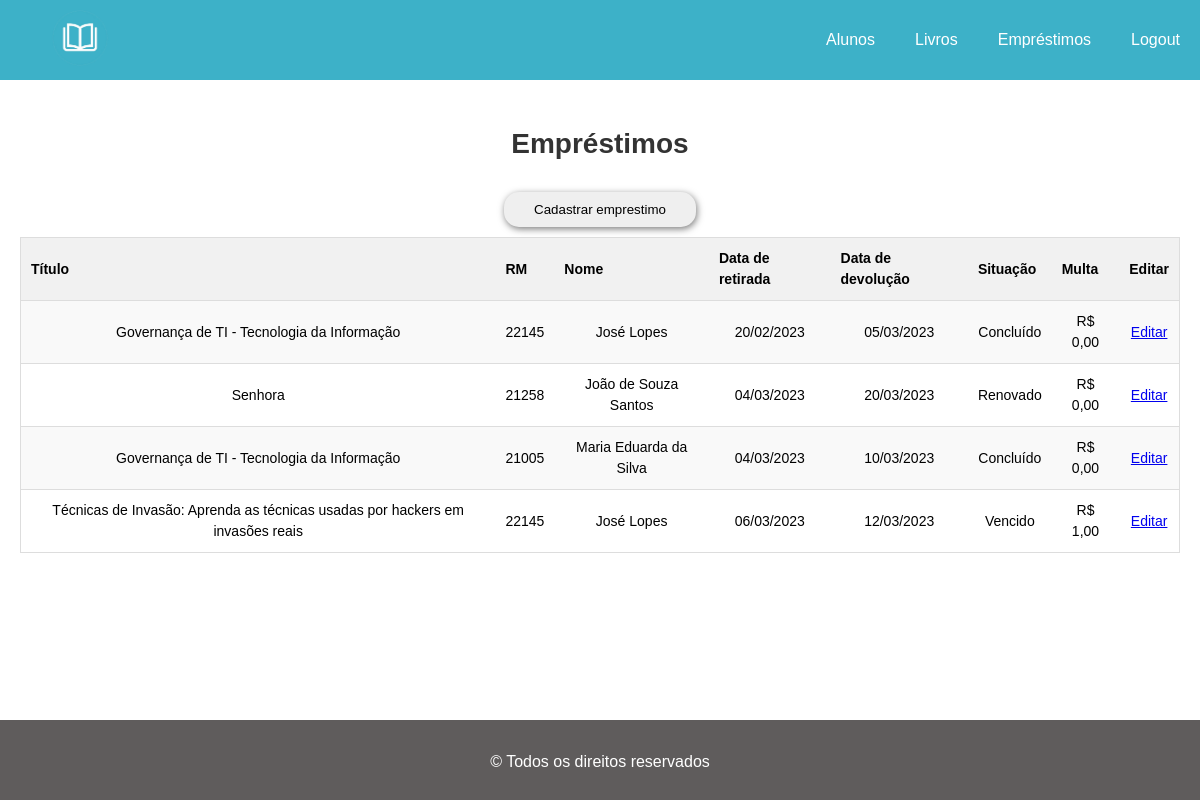
The app's page /index.php?pagina=emprestimos (signed in) with its own data.
### tables this page shows
CREATE TABLE EMPRESTIMO(
	ID_EMP INT auto_increment primary key,
	ID_LIVRO INT NOT NULL,
    RM INT NOT NULL,
    DATA_RETIRADA DATE NOT NULL,
    DATA_DEVOLUCAO DATE,
    SITUACAO VARCHAR(30) NOT NULL,
    MULTA DECIMAL(10,2),
    CONSTRAINT FK_EMPRESTIMO_LIVRO FOREIGN KEY(ID_LIVRO) REFERENCES LIVRO(ID_LIVRO),
    CONSTRAINT FK_EMPRESTIMO_ALUNO FOREIGN KEY(RM) REFERENCES ALUNO(RM)
);

CREATE TABLE LIVRO(
	ID_LIVRO INT auto_increment primary key,
	ISBN CHAR(17) NOT NULL,  
    TITULO VARCHAR(80) NOT NULL,
    AUTOR VARCHAR(100) NOT NULL, 
    EDITORA VARCHAR(80) NOT NULL,
    GENERO VARCHAR(40),
    ANO INT(4) NOT NULL,
    EXEMPLAR INT NOT NULL,
    SITUACAO VARCHAR(30) NOT NULL
);

CREATE TABLE ALUNO(
	RM INT NOT NULL primary key,
    NOME VARCHAR(60) NOT NULL,
    TELEFONE VARCHAR(15) NOT NULL,  
    DATA_NASC DATE NOT NULL,        
    EMAIL VARCHAR(100) NOT NULL,
    SENHA VARCHAR(32) NOT NULL,
    CURSO VARCHAR(40) NOT NULL,
    SERIE CHAR(1) NOT NULL, 
    ANO_INGRESSO year NOT NULL,
    PERIODO CHAR(5) NOT NULL
);

### views/emprestimos.php (the view, shortened to what this page needs)
<?php
  if (empty($_SESSION['login'])) {
?>
<form class="formu" method="post" action="views/login.php">
  <div class="form-group">
    <input type="text" name="user" placeholder="Nome de usuário">
  </div>
  <div class="form-group">
    <input type="password" name="password" placeholder="Digite a senha">
  </div>
  <div class="form-group">
    <input type="submit" value="Entrar">
  </div>
</form>
<?php
  } else {
?>
<?php
    $query = "SELECT livro.titulo, aluno.rm, aluno.nome, emprestimo.data_retirada, emprestimo.data_devolucao, emprestimo.situacao, emprestimo.multa, emprestimo.id_emp from livro, aluno, emprestimo WHERE (emprestimo.id_livro = livro.id_livro) AND (emprestimo.rm = aluno.rm)";
    $consulta_emprestimos = mysqli_query($conexao, $query);
?>
<h2>Empréstimos</h2>
<a href="?pagina=form_emprestimo"><button class="cadastrar">Cadastrar emprestimo</button></a>
<table>
   <tr>
      <th>Título</th>
      <th>RM</th>
      <th>Nome</th>
      <th>Data de retirada</th>
      <th>Data de devolução</th>
      <th>Situação</th>
      <th>Multa</th>
      <th>Editar</th>
   </tr>
   <?php
    while ($linha = mysqli_fetch_array($consulta_emprestimos)) {
        $data_retirada = new DateTimeImmutable($linha[3]);
        $data_devolucao = new DateTimeImmutable($linha[4]);
        echo "<tr>";
            echo "<td>". $linha[0] ."</td>";
            echo "<td>". $linha[1] ."</td>";
            echo "<td>". $linha[2] ."</td>";
            echo "<td>". $data_retirada->format('d/m/Y') ."</td>";
            echo "<td>". $data_devolucao->format('d/m/Y') ."</td>";
            echo "<td>". $linha[5] ."</td>";
            if ($linha[6] == null) {echo "<td>R$ 0,00</td>";} else {echo "<td>R$ ". str_replace('.', ',', number_format($linha[6], 2)) ."</td>";}
            echo '<td><a href="?pagina=form_emprestimo&edt_emp='. $linha[7]. '">Editar</a></td>';
        echo "</tr>";
    }
   ?>
</table>
<?php
}
?>

### estilos/base-site.css (style rules this page uses)
* { margin: 0; padding: 0; box-sizing: border-box; font-family: Arial, Helvetica, sans-serif; }
body { font-family: Arial, sans-serif; background-color: #ffffff; }
h2 { font-size: 1.75rem; color: #333; padding: 1em 0 0.8em 0; }
button.cadastrar { margin: 10px 0 10px 0; padding: 10px 30px 10px 30px; border-radius: 15px; outline: none; border: none; box-shadow: 1px 2px 7px rgb(123, 123, 123); cursor: pointer; }

### estilos/table.css (style rules this page uses)
table { width: 100%; font-size: 14px; line-height: 1.5; border-collapse: collapse; border-spacing: 0; background: #ffffff; border: 1px solid #ddd; }
th { text-align: left; padding: 10px; background-color: #f1f1f1; }
tr:nth-child(even) { background-color: #f9f9f9; }
td { padding: 10px; border-top: 1px solid #ddd; border-bottom: 1px solid #ddd; }

### records on screen
emprestimo: ID_LIVRO.TITULO "Governança de TI - Tecnologia da Informação", RM.RM "22145", RM.NOME "José Lopes", DATA_RETIRADA "20/02/2023", DATA_DEVOLUCAO "05/03/2023", SITUACAO "Concluído", shows "R$ 0,00"
emprestimo: ID_LIVRO.TITULO "Senhora", RM.RM "21258", RM.NOME "João de Souza Santos", DATA_RETIRADA "04/03/2023", DATA_DEVOLUCAO "20/03/2023", SITUACAO "Renovado", shows "R$ 0,00"
emprestimo: ID_LIVRO.TITULO "Governança de TI - Tecnologia da Informação", RM.RM "21005", RM.NOME "Maria Eduarda da Silva", DATA_RETIRADA "04/03/2023", DATA_DEVOLUCAO "10/03/2023", SITUACAO "Concluído", shows "R$ 0,00"
emprestimo: ID_LIVRO.TITULO "Técnicas de Invasão: Aprenda as técnicas usadas por hackers em invasões reais", RM.RM "22145", RM.NOME "José Lopes", DATA_RETIRADA "06/03/2023", DATA_DEVOLUCAO "12/03/2023", SITUACAO "Vencido", MULTA "1,00"
